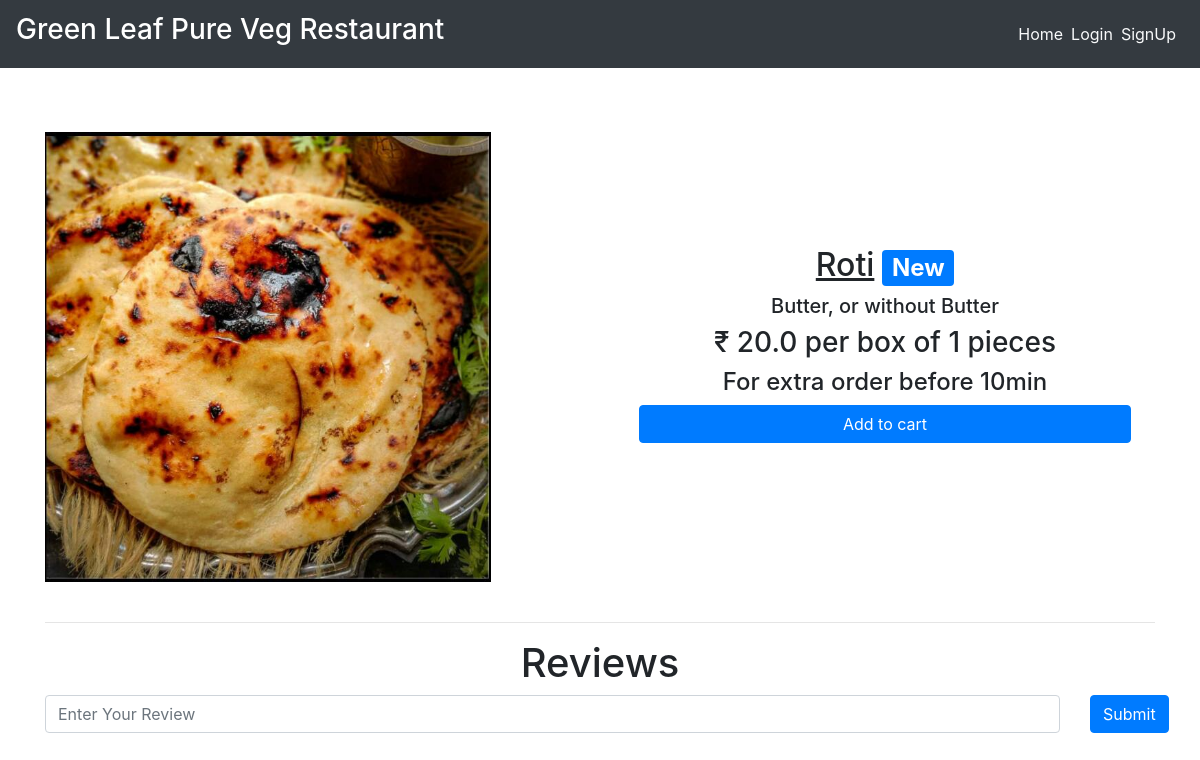
/dishes/admin, run on the app's committed database.
### main/models.py (models this page shows, shortened)
class Item(models.Model):
    LABELS = (
        ('BestSeller', 'BestSeller'),
        ('New', 'New'),
        ('Spicy🔥', 'Spicy🔥'),
    )
    LABEL_COLOUR = (
        ('danger', 'danger'),
        ('success', 'success'),
        ('primary', 'primary'),
        ('info', 'info')
    )
    title = models.CharField(max_length=150)
    description = models.CharField(max_length=250,blank=True)
    price = models.FloatField()
    pieces = models.IntegerField(default=6)
    instructions = models.CharField(max_length=250,default="Jain Option Available")
    image = models.ImageField(default='default.png', upload_to='images/')
    labels = models.CharField(max_length=25, choices=LABELS, blank=True)
    label_colour = models.CharField(max_length=15, choices=LABEL_COLOUR, blank=True)
    slug = models.SlugField(default="sushi_name")
    created_by = models.ForeignKey(User, on_delete=models.CASCADE)

### main/views.py (the view)
# urls.py: path('dishes/<slug>', views.menuDetail, name='dishes'),
def menuDetail(request, slug):
    item = Item.objects.filter(slug=slug).first()
    reviews = Reviews.objects.filter(rslug=slug).order_by('-id')[:7]
    context = {
        'item' : item,
        'reviews' : reviews,
    }
    return render(request, 'main/dishes.html', context)

### main/templates/main/dishes.html (shortened to what this page needs)
{% extends "main/layout.html" %}
{% block content %}
<div class="dishes">
  <main class="mt-3 pt-4 main">
    <div class="container dark-grey-text">
      <div class="row wow fadeIn">
        <div class="col-md-6 mb-4">
          <img src="{{ item.image.url }}" class="img-fluid mt-4" alt="">
        </div>
        <div class="col-md-6 mb-4 information">
          <div class="p-4 content">
            <div class="mt-0">
                <h2><u>{{ item.title }}</u><span class="badge badge-{{ item.label_colour }} ml-2">{{ item.labels }}</span></h2>
            </div>
            <div class="lead">
              {% if item.description %}
              <h5>{{ item.description }}</h5>
              {% endif %}
              <h3>₹ {{ item.price }} per box of {{ item.pieces}} pieces</h3>
              <h4>{{ item.instructions }}</h4>
            </div>
            <a href="{% url 'main:add-to-cart' item.slug %}" class="btn btn-primary btn-md my-0 p">Add to cart</a>
          </div>
        </div>
      </div>
      <hr>
    </div>
  </main>
  <div class="container">
    <h1 class="text-center">Reviews</h1>
    <form action="{% url 'main:add_reviews' %}" method="POST" class="mb-3">
      <div class="row">
        <div class="col-sm-11">
          <input type="text" name="review" class="form-control" placeholder="Enter Your Review">
        </div>
        <div class="col-sm-1">
          <button type="submit" class="btn btn-primary">Submit</button>
        </div>
      </div>
    </form>
  </div>
</div>
{% endblock content %}

### main/static/main/styles.css (style rules this page uses)
.dishes .main .container .row img { max-width: 540px; max-height: 450px; width: fit-content; }
.dishes .main .container .row .content { display: flex; flex-direction: column; text-align: center; justify-content: center; }
.dishes .main .container .row .information { display: flex; flex-direction: column; text-align: center; justify-content: center; }

### data on the page
Item: image (picture), title "Roti", labels "New", description "Butter, or without Butter", price "20.0", pieces "1", instructions "For extra order before 10min"
